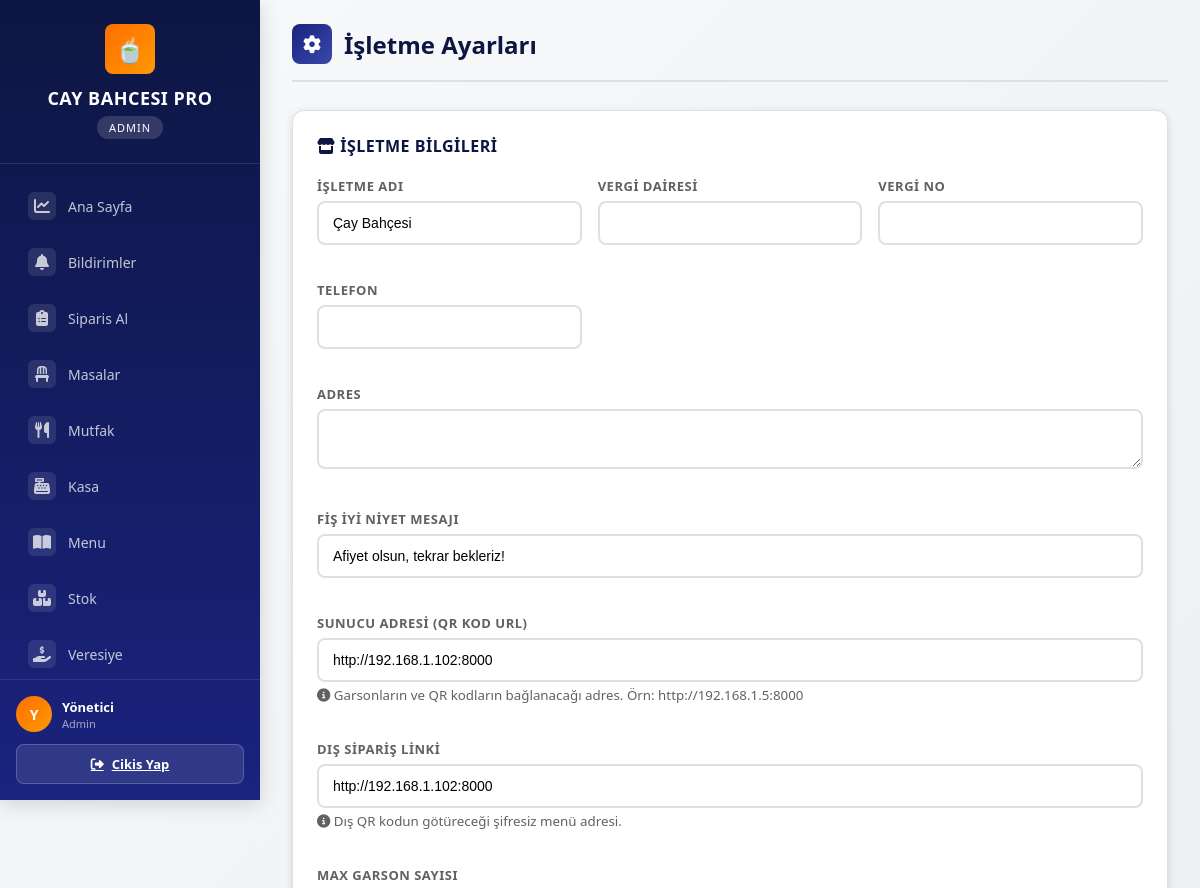
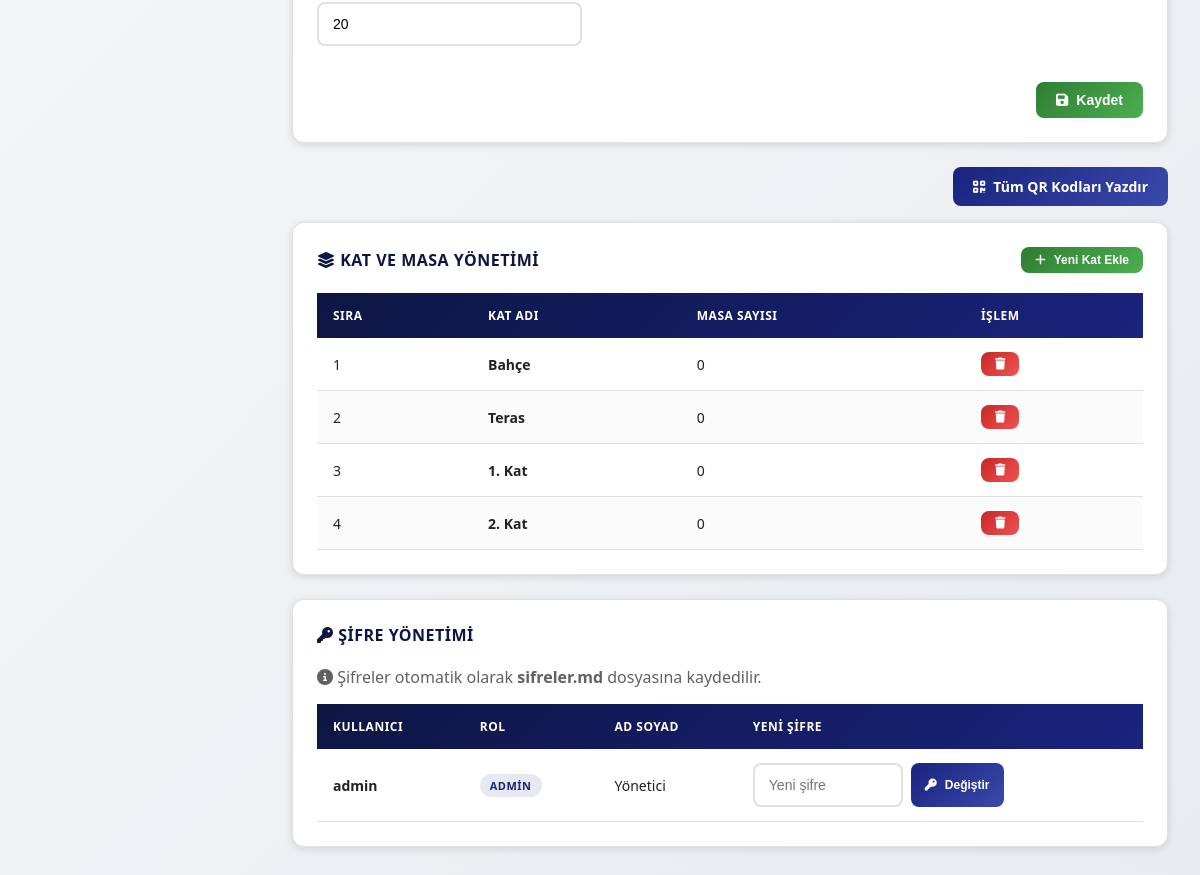
Page /ayarlar (signed in) on the committed database (2 pictures, top to bottom).
### tables this page shows
CREATE TABLE users (
            id INTEGER PRIMARY KEY AUTOINCREMENT,
            username TEXT UNIQUE NOT NULL,
            password TEXT NOT NULL,
            role TEXT NOT NULL DEFAULT 'garson',
            ad_soyad TEXT DEFAULT '',
            telefon TEXT DEFAULT '',
            aktif INTEGER DEFAULT 1,
            created_at TIMESTAMP DEFAULT CURRENT_TIMESTAMP
        );

CREATE TABLE settings (
            id INTEGER PRIMARY KEY,
            isletme_adi TEXT DEFAULT 'Çay Bahçesi',
            vergi_dairesi TEXT DEFAULT '',
            vergi_no TEXT DEFAULT '',
            telefon TEXT DEFAULT '',
            adres TEXT DEFAULT '',
            iyi_niyet TEXT DEFAULT 'Afiyet olsun, tekrar bekleriz!',
            max_garson INTEGER DEFAULT 10,
            max_kat INTEGER DEFAULT 20,
            host_url TEXT DEFAULT 'http://localhost:8000'
        , public_menu_url TEXT DEFAULT 'https://kestanelikcaybahcem.onrender.com/dis/menu');

CREATE TABLE katlar (
            id INTEGER PRIMARY KEY AUTOINCREMENT,
            kat_adi TEXT NOT NULL,
            sira INTEGER DEFAULT 0,
            aktif INTEGER DEFAULT 1
        );

### app.py (the view)
@app.route('/ayarlar')
def ayarlar():
    if session.get('role') != 'admin':
        return redirect(url_for('dashboard'))
    conn = get_db()
    c = conn.cursor()
    c.execute("SELECT * FROM settings WHERE id=1")
    settings = c.fetchone()
    c.execute("SELECT * FROM katlar WHERE aktif=1 ORDER BY sira")
    katlar = c.fetchall()
    c.execute("SELECT * FROM users WHERE role='admin'")
    adminler = c.fetchall()
    conn.close()
    return render_template('ayarlar.html', settings=settings, katlar=katlar, adminler=adminler)

### database.py (called while the page is built)
def get_db():
    conn = sqlite3.connect(DB_PATH)
    conn.row_factory = sqlite3.Row
    return conn

### templates/ayarlar.html (shortened to what this page needs)
{% extends "base.html" %}
{% block content %}
<div class="page-header">
    <h1><span class="icon"><i class="fas fa-cog"></i></span> İşletme Ayarları</h1>
</div>
<div class="card">
    <div class="card-header">
        <h3><i class="fas fa-store"></i> İşletme Bilgileri</h3>
    </div>
    <div class="form-row">
        <div class="form-group">
            <label>İşletme Adı</label>
            <input type="text" id="isletmeAdi" class="form-control" value="{{ settings.isletme_adi }}">
        </div>
        <div class="form-group">
            <label>Vergi Dairesi</label>
            <input type="text" id="vergiDairesi" class="form-control" value="{{ settings.vergi_dairesi or '' }}">
        </div>
        <div class="form-group">
            <label>Vergi No</label>
            <input type="text" id="vergiNo" class="form-control" value="{{ settings.vergi_no or '' }}">
        </div>
        <div class="form-group">
            <label>Telefon</label>
            <input type="text" id="telefon" class="form-control" value="{{ settings.telefon or '' }}">
        </div>
        <div class="form-group" style="grid-column: 1 / -1;">
            <label>Adres</label>
            <textarea id="adres" class="form-control" rows="2">{{ settings.adres or '' }}</textarea>
        </div>
        <div class="form-group" style="grid-column: 1 / -1;">
            <label>Fiş İyi Niyet Mesajı</label>
            <input type="text" id="iyiNiyet" class="form-control" value="{{ settings.iyi_niyet or '' }}">
        </div>
        <div class="form-group" style="grid-column: 1 / -1;">
            <label>Sunucu Adresi (QR Kod URL)</label>
            <input type="text" id="hostUrl" class="form-control" value="{{ settings.host_url or 'http://localhost:8000' }}" placeholder="http://192.168.1.100:8000">
            <small style="color:var(--gray); display:block; margin-top:4px;"><i class="fas fa-info-circle"></i> Garsonların ve QR kodların bağlanacağı adres. Örn: http://192.168.1.5:8000</small>
        </div>
        <div class="form-group" style="grid-column: 1 / -1;">
            <label>Dış Sipariş Linki</label>
            <input type="text" id="publicMenuUrl" class="form-control" value="{{ settings.public_menu_url or 'https://kestanelikcaybahcem.onrender.com/dis/menu' }}" placeholder="https://kestanelikcaybahcem.onrender.com/dis/menu">
            <small style="color:var(--gray); display:block; margin-top:4px;"><i class="fas fa-info-circle"></i> Dış QR kodun götüreceği şifresiz menü adresi.</small>
        </div>
        <div class="form-group">
            <label>Max Garson Sayısı</label>
            <input type="number" id="maxGarson" class="form-control" value="{{ settings.max_garson }}">
        </div>
    </div>
    <div style="text-align:right; margin-top:16px;">
        <button class="btn btn-success" onclick="ayarlariKaydet()">
            <i class="fas fa-save"></i> Kaydet
        </button>
    </div>
</div>
<div style="text-align:right; margin-bottom:16px;">
    <a href="{{ url_for('qr_yazdir') }}" target="_blank" class="btn btn-primary">
        <i class="fas fa-qrcode"></i> Tüm QR Kodları Yazdır
    </a>
</div>
<div class="card">
    <div class="card-header">
        <h3><i class="fas fa-layer-group"></i> Kat ve Masa Yönetimi</h3>
        <button class="btn btn-success btn-sm" onclick="katEkleModal()">
            <i class="fas fa-plus"></i> Yeni Kat Ekle
        </button>
    </div>
    <table class="data-table">
        <thead><tr><th>Sıra</th><th>Kat Adı</th><th>Masa Sayısı</th><th>İşlem</th></tr></thead>
        <tbody>
            {% for k in katlar %}
            <tr>
                <td>{{ k.sira + 1 }}</td>
                <td><strong>{{ k.kat_adi }}</strong></td>
                <td>
                    {% set masa_sayisi = 0 %}
                    {% for m in masalar %}
                        {% if m.kat_id == k.id %}{% set masa_sayisi = masa_sayisi + 1 %}{% endif %}
                    {% endfor %}
                    {{ masa_sayisi }}
                </td>
                <td>
                    <button class="btn btn-danger btn-sm" onclick="katSil({{ k.id }}, '{{ k.kat_adi }}')">
                        <i class="fas fa-trash"></i>
                    </button>
                </td>
            </tr>
            {% endfor %}
        </tbody>
    </table>
</div>
<div class="card">
    <div class="card-header">
        <h3><i class="fas fa-key"></i> Şifre Yönetimi</h3>
    </div>
    <p style="color:var(--gray); margin-bottom:16px;">
        <i class="fas fa-info-circle"></i> Şifreler otomatik olarak <strong>sifreler.md</strong> dosyasına kaydedilir.
    </p>
    <table class="data-table">
        <thead><tr><th>Kullanıcı</th><th>Rol</th><th>Ad Soyad</th><th>Yeni Şifre</th></tr></thead>
        <tbody>
            {% for a in adminler %}
            <tr>
                <td><strong>{{ a.username }}</strong></td>
                <td><span class="badge badge-primary">{{ a.role|capitalize }}</span></td>
                <td>{{ a.ad_soyad }}</td>
                <td>
                    <div style="display:flex; gap:8px;">
                        <input type="text" id="sifre_{{ a.id }}" class="form-control" placeholder="Yeni şifre" style="width:150px;">
                        <button class="btn btn-primary btn-sm" onclick="sifreDegistir({{ a.id }})">
                            <i class="fas fa-key"></i> Değiştir
                        </button>
                    </div>
                </td>
            </tr>
            {% endfor %}
        </tbody>
    </table>
</div>
{% endblock %}

### templates/base.html (shortened to what this page needs)
<!DOCTYPE html>
<html lang="tr">
<head>
    <link rel="stylesheet" href="{{ url_for('static', filename='css/style.css') }}">
    <link rel="stylesheet" href="https://cdnjs.cloudflare.com/ajax/libs/font-awesome/6.4.0/css/all.min.css">
</head>
<body>
    {% if session.user_id %}
    <div class="app-container">
        <aside class="sidebar">
            <div class="sidebar-header">
                <div class="logo-icon">🍵</div>
                <h2>CAY BAHCESI PRO</h2>
                <span class="role-badge">{{ session.role|upper }}</span>
            </div>
            <nav class="sidebar-nav">
                <a href="{{ url_for('dashboard') }}" class="{% if request.endpoint == 'dashboard' %}active{% endif %}">
                    <span class="icon"><i class="fas fa-chart-line"></i></span> Ana Sayfa
                </a>
                <a href="/bildirimler" class="{% if request.endpoint == 'bildirimler_paneli' %}active{% endif %}" id="bildirimLink">
                    <span class="icon"><i class="fas fa-bell"></i></span> Bildirimler
                </a>
                <a href="{{ url_for('siparis') }}" class="{% if request.endpoint == 'siparis' %}active{% endif %}">
                    <span class="icon"><i class="fas fa-clipboard-list"></i></span> Siparis Al
                </a>
                <a href="{{ url_for('masalar') }}" class="{% if request.endpoint == 'masalar' %}active{% endif %}">
                    <span class="icon"><i class="fas fa-chair"></i></span> Masalar
                </a>
                <a href="{{ url_for('mutfak') }}" class="{% if request.endpoint == 'mutfak' %}active{% endif %}" id="mutfakLink">
                    <span class="icon"><i class="fas fa-utensils"></i></span> Mutfak
                </a>
                <a href="{{ url_for('kasa') }}" class="{% if request.endpoint == 'kasa' %}active{% endif %}">
                    <span class="icon"><i class="fas fa-cash-register"></i></span> Kasa
                </a>
                <a href="{{ url_for('menu') }}" class="{% if request.endpoint == 'menu' %}active{% endif %}">
                    <span class="icon"><i class="fas fa-book-open"></i></span> Menu
                </a>
                <a href="{{ url_for('stok') }}" class="{% if request.endpoint == 'stok' %}active{% endif %}">
                    <span class="icon"><i class="fas fa-boxes"></i></span> Stok
                </a>
                <a href="{{ url_for('veresiye') }}" class="{% if request.endpoint == 'veresiye' %}active{% endif %}">
                    <span class="icon"><i class="fas fa-hand-holding-usd"></i></span> Veresiye
                </a>
            </nav>
            <div class="sidebar-footer">
                <div class="user-info">
                    <div class="user-avatar">{{ session.ad_soyad[:1] if session.ad_soyad else session.username[:1] }}</div>
                    <div>
                        <div class="user-name">{{ session.ad_soyad or session.username }}</div>
                        <div class="user-role">{{ session.role|capitalize }}</div>
                    </div>
                </div>
                <a href="{{ url_for('logout') }}" class="btn-logout">
                    <i class="fas fa-sign-out-alt"></i> Cikis Yap
                </a>
            </div>
        </aside>
        <main class="main-content">
            {% block content %}{% endblock %}
        </main>
    </div>
    {% else %}
        {% block login_content %}{% endblock %}
    {% endif %}
</body>
</html>

### rows in the picture
users: ad_soyad "Yönetici", username "admin", role "ADMIN"
settings: isletme_adi "Çay Bahçesi", iyi_niyet "Afiyet olsun, tekrar bekleriz!", host_url "http://192.168.1.102:8000", public_menu_url "http://192.168.1.102:8000", max_garson "20"
katlar: k.sira+1 "1", kat_adi "Bahçe", sira "0"
katlar: k.sira+1 "2", kat_adi "Teras", masa_sayisi "0"
katlar: k.sira+1 "3", kat_adi "1. Kat", masa_sayisi "0"
katlar: k.sira+1 "4", kat_adi "2. Kat", masa_sayisi "0"

### other values in the picture
{{ session.role|upper }} "ADMIN"
{{ session.ad_soyad[:1] if session.ad_soyad else session.username[:1] }} "Y"
{{ session.role|capitalize }} "Admin"
